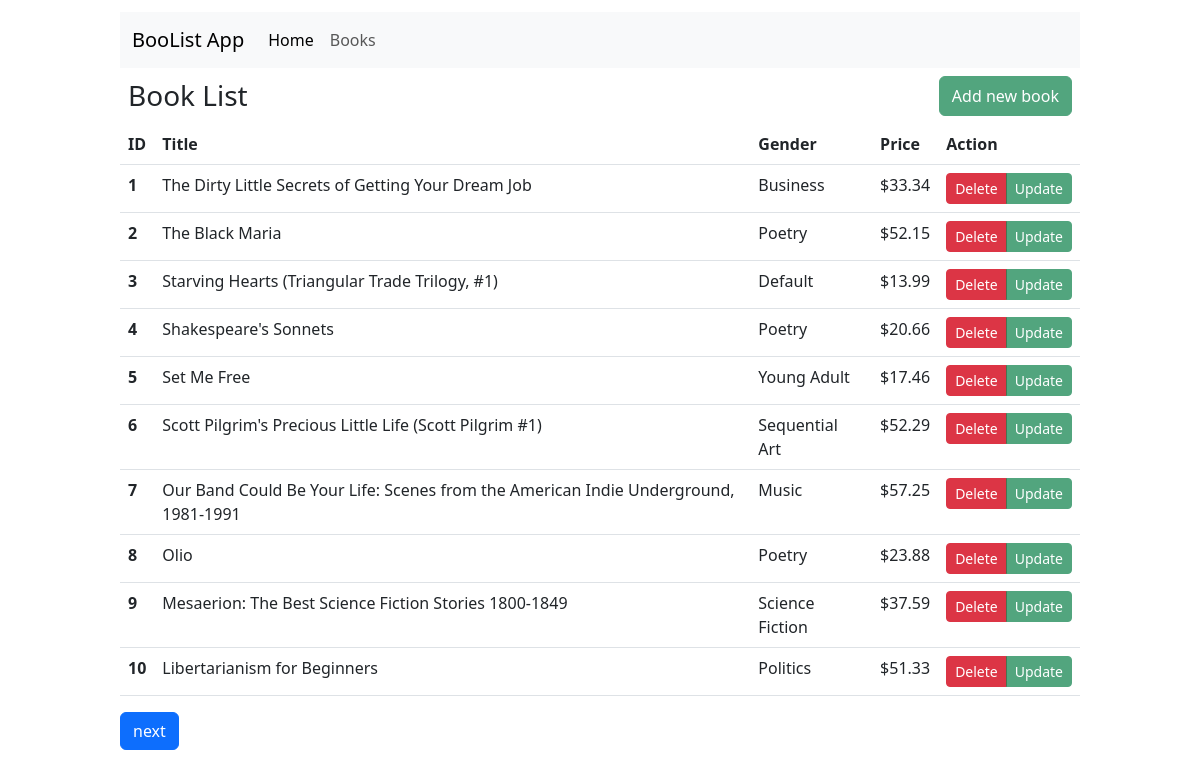
The page /books/1-10/ on the database its author committed.
### tables this page shows
CREATE TABLE books(
                        id INTEGER PRIMARY KEY AUTOINCREMENT,
                        title TEXT NOT NULL UNIQUE,
                        price_cents INTEGER NOT NULL,
                        description TEXT NOT NULL,
                        category TEXT NOT NULL
        );

### app.py (the view)
@app.route("/books/<int:page>-<int:limit>/")
def book_list(page=None, limit=None):
    books =  Book.all(limit=limit, offset=page*limit-limit)
    categories = Book.all_categories()
    return render_template('book-list.html', books = books, p=page, l=limit, genders = categories)

### models/bookModel.py (called while the page is built)
    @property
    def price(self):
        return self.price_cents / 100

    @classmethod
    def from_tuple(cls, t:tuple):
        return Book(t[1], t[2], t[3], t[4], t[0])

    @classmethod
    def all(cls, offset:int = None, limit:int = None) -> list:
        t = Database.fetch_all(BookData.TABLE_NAME, offset=offset, limit=limit)
        l =[]
        for b in t:
            l.append(Book.from_tuple(b))
        return l

    @classmethod
    def all_categories(cls):
        c = BookData.all_categories()
        c.sort()
        return c

### models/database/bookData.py (called while the page is built)
    @classmethod
    def all_categories(cls):
        r = Database.query_fetch(f"SELECT DISTINCT category FROM {BookData.TABLE_NAME};")
        return [x[0] for x in r]

### models/database/database.py (called while the page is built)
    @classmethod
    def fetch_all(cls, table_name, limit:int = None, offset:int=None, file_name:str = DATABASE_FILE) -> list[tuple]:
        conn = sqlite3.connect(file_name)
        cur = conn.cursor()
        cur.execute('PRAGMA foreign_key=on;')
        if limit and offset:
            cur.execute(f"SELECT * FROM {table_name} LIMIT {limit} OFFSET {offset};")
        elif limit:
            cur.execute(f"SELECT * FROM {table_name} LIMIT {limit};")
        elif offset:
            cur.execute(f"SELECT * FROM {table_name} OFFSET {offset};")
        else:
            cur.execute(f"SELECT * FROM {table_name};")
        result = cur.fetchall()
        conn.commit()
        cur.close()
        return result

    @classmethod
    def query_fetch(cls, query:str, values:tuple =None, file_name:str = DATABASE_FILE) -> list[tuple]:
        conn = sqlite3.connect(file_name)
        cur = conn.cursor()
        cur.execute('PRAGMA foreign_key=on;')
        if values:
            cur.execute(query, values)
        else:
            cur.execute(query)
        result = cur.fetchall()
        conn.commit()
        cur.close()
        return result

### templates/book-list.html (shortened to what this page needs)
{% extends "base.html" %}
{% block content %}
    <div class="d-flex p-2 justify-content-between">
        <h3 style="margin:3px 0;">Book List</h3>
        <button type="button" class="btn btn-success opacity-75" data-bs-toggle="modal" data-bs-target="#add_book">Add new book</button>
    </div>
    <table class="table table-hover">
        <thead>
            <tr>
                <th scope="col">ID</th>
                <th scope="col">Title</th>
                <th scope="col">Gender</th>
                <th scope="col">Price</th>
                <th scope="col">Action</th>
            </tr>
        </thead>
        <tbody>
            {% for book in books %}
            <tr>
                <th scope="row">{{ p*l+loop.index - l}}</th>
                <td>{{ book.title }}</td>
                <td>{{ book.category }}</td>
                <td>${{ "%.2f"|format(book.price) }}</td>
                <td>
                    <div class="btn-group" role="group" aria-label="Basic example">
                        <button type="button" class="btn btn-sm btn-danger" data-bs-toggle="modal" data-bs-target="#delete_{{book.ID}}">Delete</button>
                        <button type="button" class="btn btn-sm btn-success opacity-75" data-bs-toggle="modal" data-bs-target="#update_{{book.ID}}">Update</button>
                    </div>
                </td>
            </tr>
            {% endfor %}
        </tbody>
    </table>
    <div class="btn-group">
        <a class="btn btn-primary" role="button" href="{{ url_for('book_list', page=p+1, limit=l) }}">next</a>
    </div>
{% endblock %}

### templates/base.html (shortened to what this page needs)
<!DOCTYPE html>
<html lang="en">
<head>
    <link href="https://cdn.jsdelivr.net/npm/bootstrap@5.3.0-alpha2/dist/css/bootstrap.min.css" rel="stylesheet">
</head>
<body style="margin:1% 10%;">
    <nav class="navbar navbar-expand-lg bg-body-tertiary">
        <div class="container-fluid">
          <a class="navbar-brand" href="#">BooList App</a>
          <div class="collapse navbar-collapse" id="navbarNav">
            <ul class="navbar-nav">
              <li class="nav-item">
                <a class="nav-link active" aria-current="page" href="{{url_for('home')}}">Home</a>
              </li>
              <li class="nav-item">
                <a class="nav-link" href="{{ url_for('book_list', page=1, limit=10) }}">Books</a>
              </li>
            </ul>
          </div>
        </div>
      </nav>
      {% block content %}
      {% endblock %}
</body>
</html>

### rows shown on the page
books: index "1", title "The Dirty Little Secrets of Getting Your Dream Job", category "Business", price "33.34"
books: index "2", title "The Black Maria", category "Poetry", price "52.15"
books: index "3", title "Starving Hearts (Triangular Trade Trilogy, #1)", category "Default", price "13.99"
books: index "4", title "Shakespeare's Sonnets", category "Poetry", price "20.66"
books: index "5", title "Set Me Free", category "Young Adult", price "17.46"
books: index "6", title "Scott Pilgrim's Precious Little Life (Scott Pilgrim #1)", category "Sequential Art", price "52.29"
books: index "7", title "Our Band Could Be Your Life: Scenes from the American Indie Underground, 1981-1991", category "Music", price "57.25"
books: index "8", title "Olio", category "Poetry", price "23.88"
books: index "9", title "Mesaerion: The Best Science Fiction Stories 1800-1849", category "Science Fiction", price "37.59"
books: index "10", title "Libertarianism for Beginners", category "Politics", price "51.33"
